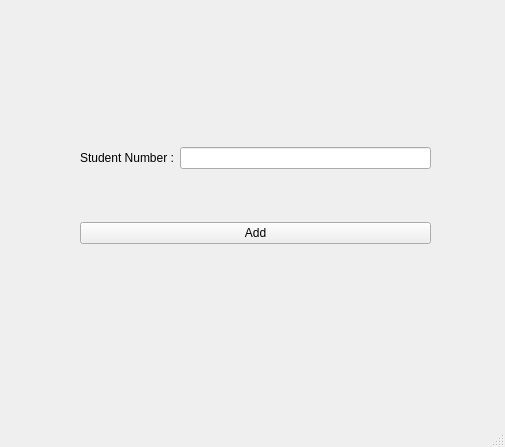
<?xml version="1.0" encoding="UTF-8"?>
<ui version="4.0">
 <class>AdminCaptureAdd</class>
 <widget class="QMainWindow" name="AdminCaptureAdd">
  <property name="geometry">
   <rect>
    <x>0</x>
    <y>0</y>
    <width>505</width>
    <height>447</height>
   </rect>
  </property>
  <property name="windowTitle">
   <string>Capture Add</string>
  </property>
  <widget class="QWidget" name="centralwidget">
   <widget class="QWidget" name="">
    <property name="geometry">
     <rect>
      <x>80</x>
      <y>100</y>
      <width>351</width>
      <height>191</height>
     </rect>
    </property>
    <layout class="QGridLayout" name="gridLayout_2">
     <item row="0" column="0">
      <layout class="QGridLayout" name="gridLayout">
       <item row="0" column="0">
        <widget class="QLabel" name="label">
         <property name="text">
          <string>Student Number :</string>
         </property>
        </widget>
       </item>
       <item row="0" column="1">
        <widget class="QLineEdit" name="txt_number"/>
       </item>
      </layout>
     </item>
     <item row="1" column="0">
      <widget class="QPushButton" name="btn_Add">
       <property name="text">
        <string>Add</string>
       </property>
      </widget>
     </item>
    </layout>
   </widget>
  </widget>
  <widget class="QMenuBar" name="menubar">
   <property name="geometry">
    <rect>
     <x>0</x>
     <y>0</y>
     <width>505</width>
     <height>22</height>
    </rect>
   </property>
  </widget>
  <widget class="QStatusBar" name="statusbar"/>
 </widget>
 <resources/>
 <connections/>
</ui>
